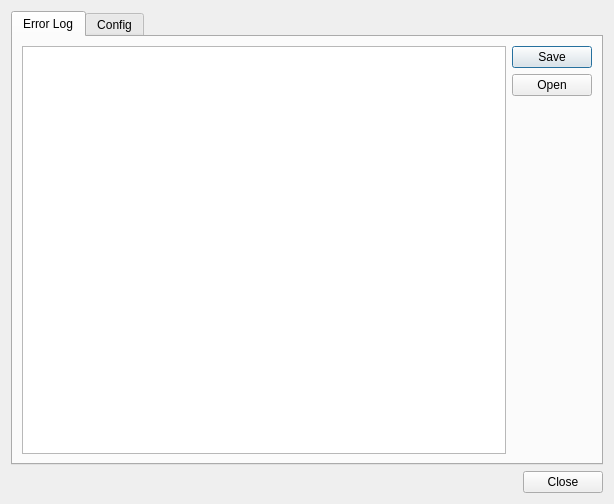
<?xml version="1.0" encoding="UTF-8"?>
<ui version="4.0">
 <class>ErrorLogView</class>
 <widget class="QDialog" name="ErrorLogView">
  <property name="geometry">
   <rect>
    <x>0</x>
    <y>0</y>
    <width>614</width>
    <height>504</height>
   </rect>
  </property>
  <property name="windowTitle">
   <string>Dialog</string>
  </property>
  <layout class="QVBoxLayout" name="verticalLayout_2">
   <item>
    <widget class="QTabWidget" name="tabWidget">
     <property name="currentIndex">
      <number>0</number>
     </property>
     <widget class="QWidget" name="errorLogView">
      <attribute name="title">
       <string>Error Log</string>
      </attribute>
      <layout class="QHBoxLayout" name="horizontalLayout_2">
       <item>
        <widget class="QTableView" name="errLogTblV"/>
       </item>
       <item>
        <layout class="QVBoxLayout" name="verticalLayout_5">
         <item>
          <widget class="QPushButton" name="savePB">
           <property name="text">
            <string>Save</string>
           </property>
          </widget>
         </item>
         <item>
          <widget class="QPushButton" name="openPB">
           <property name="text">
            <string>Open</string>
           </property>
          </widget>
         </item>
         <item>
          <spacer name="verticalSpacer_2">
           <property name="orientation">
            <enum>Qt::Vertical</enum>
           </property>
           <property name="sizeHint" stdset="0">
            <size>
             <width>20</width>
             <height>40</height>
            </size>
           </property>
          </spacer>
         </item>
        </layout>
       </item>
      </layout>
     </widget>
     <widget class="QWidget" name="errorLogConfig">
      <attribute name="title">
       <string>Config</string>
      </attribute>
      <layout class="QHBoxLayout" name="horizontalLayout">
       <item>
        <widget class="QTableView" name="errConfigsTblV"/>
       </item>
       <item>
        <layout class="QVBoxLayout" name="verticalLayout_4">
         <item>
          <widget class="QPushButton" name="saveErrConfPB">
           <property name="text">
            <string>Save</string>
           </property>
          </widget>
         </item>
         <item>
          <widget class="QPushButton" name="openErrConfPB">
           <property name="text">
            <string>Open</string>
           </property>
          </widget>
         </item>
         <item>
          <widget class="QPushButton" name="addErrConfPB">
           <property name="text">
            <string>Add</string>
           </property>
          </widget>
         </item>
         <item>
          <widget class="QPushButton" name="removeErrConfPB">
           <property name="text">
            <string>Remove</string>
           </property>
          </widget>
         </item>
         <item>
          <spacer name="verticalSpacer">
           <property name="orientation">
            <enum>Qt::Vertical</enum>
           </property>
           <property name="sizeHint" stdset="0">
            <size>
             <width>20</width>
             <height>40</height>
            </size>
           </property>
          </spacer>
         </item>
        </layout>
       </item>
      </layout>
     </widget>
    </widget>
   </item>
   <item>
    <layout class="QHBoxLayout" name="horizontalLayout_3">
     <item>
      <spacer name="horizontalSpacer">
       <property name="orientation">
        <enum>Qt::Horizontal</enum>
       </property>
       <property name="sizeHint" stdset="0">
        <size>
         <width>40</width>
         <height>20</height>
        </size>
       </property>
      </spacer>
     </item>
     <item>
      <widget class="QPushButton" name="closePB">
       <property name="text">
        <string>Close</string>
       </property>
      </widget>
     </item>
    </layout>
   </item>
  </layout>
 </widget>
 <resources/>
 <connections/>
</ui>
